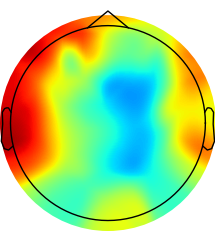
#> input picture dataset/left_hand/brain_000.png, 215 x 231 px; its folder holds only this picture in this run
$ python 2_cv_feature_extraction.py
#> lines starting #> are read from the running program, lines starting #| are printed output that depends on the picture; after the words box and inside, x2 and y2 are one past the last pixel; in counts of white or black regions, pixels touching at a corner belong together
import os
import glob
import cv2
import numpy as np
import matplotlib
matplotlib.use("Agg")
import matplotlib.pyplot as plt
from matplotlib import colormaps

BASE_DIR = os.path.dirname(os.path.abspath(__file__))  # project folder, works anywhere
DATASET_DIR = os.path.join(BASE_DIR, "dataset")

SIZE, RADIUS = 128, 54

# Circular ROI mask (segmentation: keep the head, drop the background)
MASK = np.zeros((SIZE, SIZE), dtype=np.uint8)
cv2.circle(MASK, (SIZE // 2, SIZE // 2), RADIUS, 255, -1)
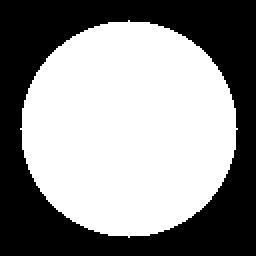
#> MASK: shape (128, 128) (shown 2 times larger); 55.8% white; 1 black region, box (x1, y1, x2, y2) and area: (0, 0, 128, 128) 7239

# The 'jet' colormap as an RGB lookup table, used to turn colours back into values
JET = (colormaps["jet"](np.linspace(0, 1, 256))[:, :3] * 255).astype(np.float32)

# HOG is kept for the demo figure only: it mostly describes the head outline,
# and adding it to the features lowered cross-validated accuracy.
hog = cv2.HOGDescriptor(_winSize=(128, 128), _blockSize=(32, 32),
                        _blockStride=(16, 16), _cellSize=(16, 16), _nbins=9)


def activity_map(img_bgr):
    """Invert the jet colormap: each pixel colour -> brain activity value in [0, 1].
    Pixels that are not on the colormap (outline, background) become NaN."""
    rgb = cv2.cvtColor(img_bgr, cv2.COLOR_BGR2RGB).reshape(-1, 3).astype(np.float32)
    dist = ((rgb[:, None, :] - JET[None]) ** 2).sum(-1)
    values = dist.argmin(1) / 255.0
    values[dist.min(1) > 1600] = np.nan
    values = values.reshape(SIZE, SIZE)
    values[MASK == 0] = np.nan
    return values


def extract_vision_features(img_path, save_demo=False):
#> called with img_path = 'dataset/left_hand/brain_000.png', save_demo = True
    img = cv2.resize(cv2.imread(img_path), (SIZE, SIZE))
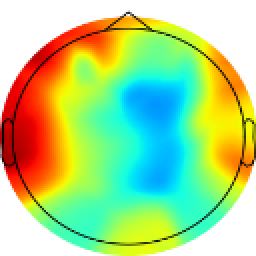
#> img: shape (128, 128, 3) (shown 2 times larger); mean B, G, R 136.7, 213.2, 173.9
    masked_img = cv2.bitwise_and(img, img, mask=MASK)
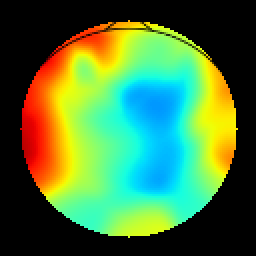
#> masked_img: shape (128, 128, 3) (shown 2 times larger); mean B, G, R 61.9, 118.9, 75.4

    # 1. HSV colour histograms for each hemisphere + their difference (192 features)
    hsv = cv2.cvtColor(masked_img, cv2.COLOR_BGR2HSV)
#> hsv: shape (128, 128, 3); mean H, S, V 30.4, 120.6, 140.2
    half = SIZE // 2
    hist_left = cv2.calcHist([hsv[:, :half]], [0, 1], MASK[:, :half], [8, 8], [0, 180, 0, 256])
    hist_right = cv2.calcHist([hsv[:, half:]], [0, 1], MASK[:, half:], [8, 8], [0, 180, 0, 256])
    cv2.normalize(hist_left, hist_left)
    cv2.normalize(hist_right, hist_right)
    color_features = np.hstack([hist_left.flatten(), hist_right.flatten(), (hist_left - hist_right).flatten()])
#> color_features = 192 values, max 0.777 at index 7, min -0.738 at index 167, mean 0.0254

    # 2. Activity map: colormap inversion, then a 16x16 grid (256 features)
    act = activity_map(img)
#> in activity_map, `values = dist.argmin(1) / 255.0`: values = 16384 values, max 1 at index 1084, min 0 at index 831, mean 0.56
#> in activity_map, `values[MASK == 0] = np.nan`:
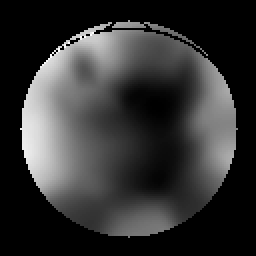
#> values: shape (128, 128) float64 (shown 2 times larger); 44.96% of the values are NaN or infinite; the others: min 0.275, max 1, mean 0.539; drawn with min black, max white, NaN and infinite black
    act_filled = np.where(np.isnan(act), 0.5, act)  # 0.5 = average activity (z = 0)
    grid = cv2.resize(act_filled, (16, 16), interpolation=cv2.INTER_AREA)

    # 3. Mirror asymmetry: left half minus the mirrored right half (128 features)
    mirror = act_filled - act_filled[:, ::-1]
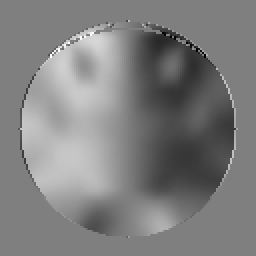
#> mirror: shape (128, 128) float64 (shown 2 times larger); min -0.5, max 0.5, mean -6.06e-19; drawn with min black and max white
    mirror_grid = cv2.resize(mirror[:, :half], (8, 16), interpolation=cv2.INTER_AREA)

    if save_demo:
        gray = cv2.cvtColor(masked_img, cv2.COLOR_BGR2GRAY)
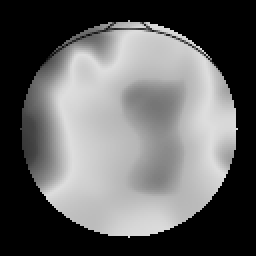
#> gray: shape (128, 128) (shown 2 times larger); min 0, max 221, mean 99.4
        fig, axes = plt.subplots(1, 5, figsize=(16, 3.6))
        axes[0].imshow(cv2.cvtColor(img, cv2.COLOR_BGR2RGB)); axes[0].set_title("1. Raw brain topomap")
        axes[1].imshow(cv2.cvtColor(masked_img, cv2.COLOR_BGR2RGB)); axes[1].set_title("2. Circular ROI mask")
        axes[2].imshow(hsv[:, :, 0], cmap="hsv"); axes[2].axvline(half, color="w", ls="--", lw=2); axes[2].set_title("3. HSV hue, left | right")
        axes[3].imshow(grid, cmap="jet", vmin=0, vmax=1); axes[3].set_title("4. Activity map (16x16 grid)")
        lim = np.abs(mirror).max() or 1
#> lim = 0.5
        axes[4].imshow(mirror, cmap="RdBu_r", vmin=-lim, vmax=lim); axes[4].set_title("5. Mirror asymmetry")
        for a in axes: a.axis("off")
        plt.suptitle("Computer Vision Pipeline: Brain Topomap Analysis", fontsize=13, fontweight="bold")
        plt.tight_layout()
        plt.savefig(os.path.join(BASE_DIR, "1_cv_pipeline_demo.png"), dpi=150)
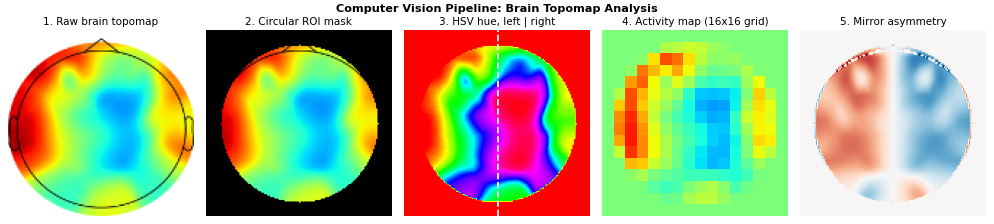
#> figure drawn by matplotlib, 5 panels
        plt.close(fig)
        _ = hog.compute(gray)  # shown in the website demo, not used as a feature

    return np.hstack([color_features, grid.ravel(), mirror_grid.ravel()])


if __name__ == "__main__":
    print("[2/3] Running OpenCV Feature Extraction...")
    X, y, file_paths = [], [], []
    for label_idx, cls_name in enumerate(["left_hand", "right_hand"]):
        for img_path in sorted(glob.glob(os.path.join(DATASET_DIR, cls_name, "*.png"))):
            X.append(extract_vision_features(img_path, save_demo=(len(X) == 0)))
            y.append(label_idx)
            file_paths.append(img_path)
#> pass 2 of the loop `for label_idx, cls_name in enumerate(["left_hand", "right_hand"]):`:
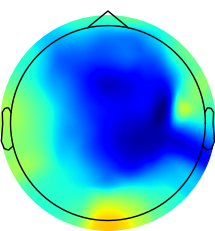
#> input picture dataset/right_hand/brain_000.png, 215 x 231 px
#> in extract_vision_features (call 2), `masked_img = cv2.bitwise_and(img, img, mask=MASK)`:
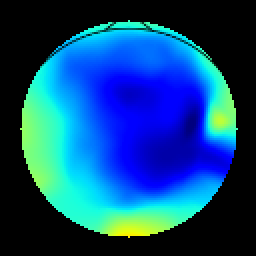
#> masked_img: shape (128, 128, 3) (shown 2 times larger); mean B, G, R 123.3, 71.5, 11.7
#> hsv: shape (128, 128, 3); mean H, S, V 55.8, 132.7, 136.2
#> color_features = 192 values, max 0.894 at index 39, min -0.537 at index 175, mean 0.0196
#> in extract_vision_features (call 2), `mirror = act_filled - act_filled[:, ::-1]`:
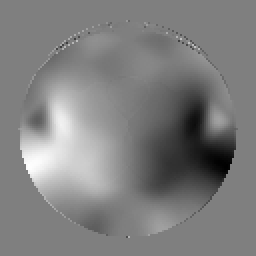
#> mirror: shape (128, 128) float64 (shown 2 times larger); min -0.424, max 0.424, mean -6.86e-20; drawn with min black and max white

    X, y = np.array(X), np.array(y)
#> y = [0, 1]
    output_file = os.path.join(BASE_DIR, "cv_features.npz")
    np.savez(output_file, X=X, y=y, paths=file_paths)
    print(f"Extracted {X.shape[1]} CV features (192 colour + 256 activity + 128 asymmetry) "
          f"from {X.shape[0]} images -> Saved to {output_file}")
#| Extracted 576 CV features (192 colour + 256 activity + 128 asymmetry) from 2 images -> Saved to cv_features.npz
